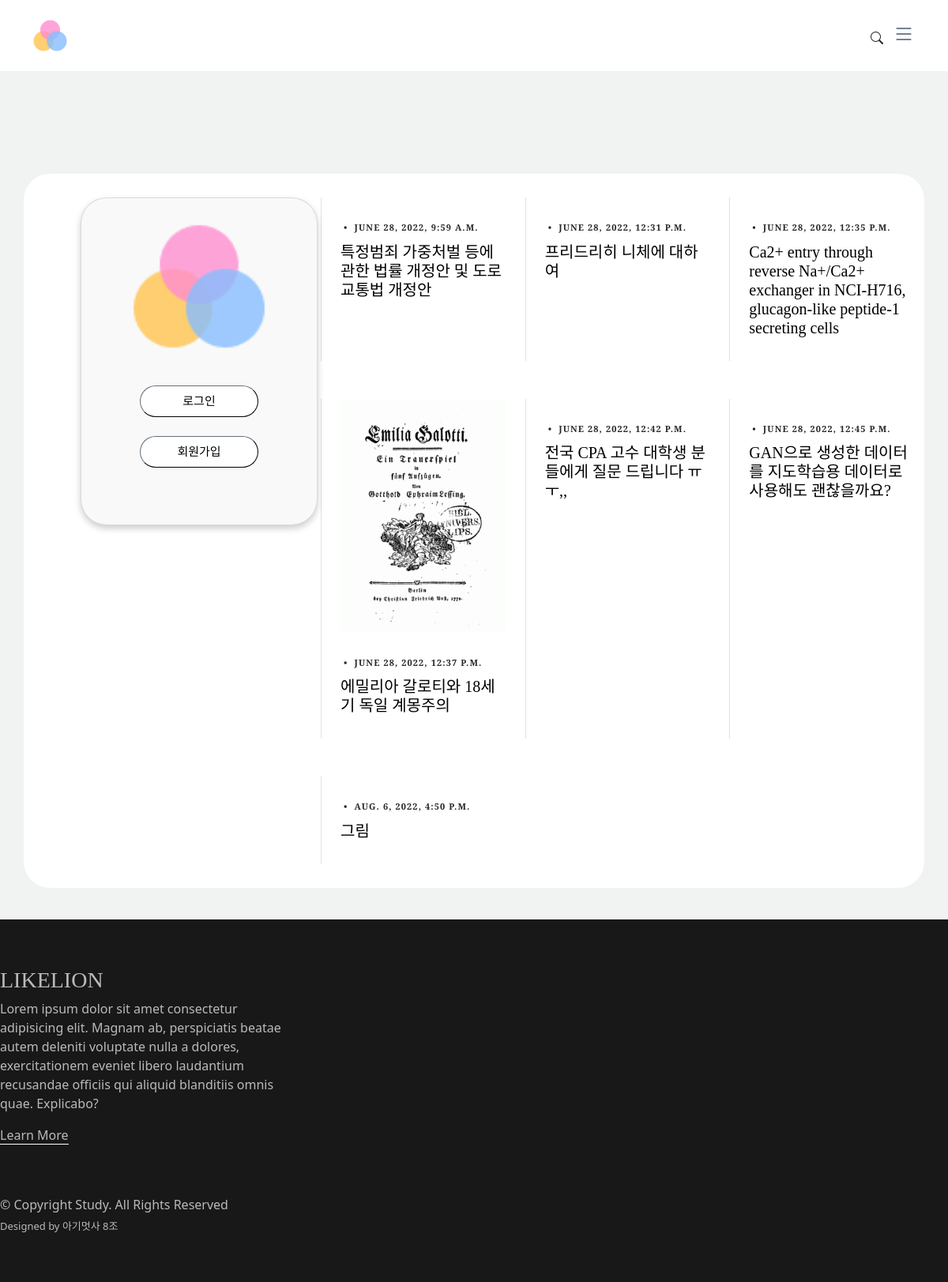
The app's page /, older data.
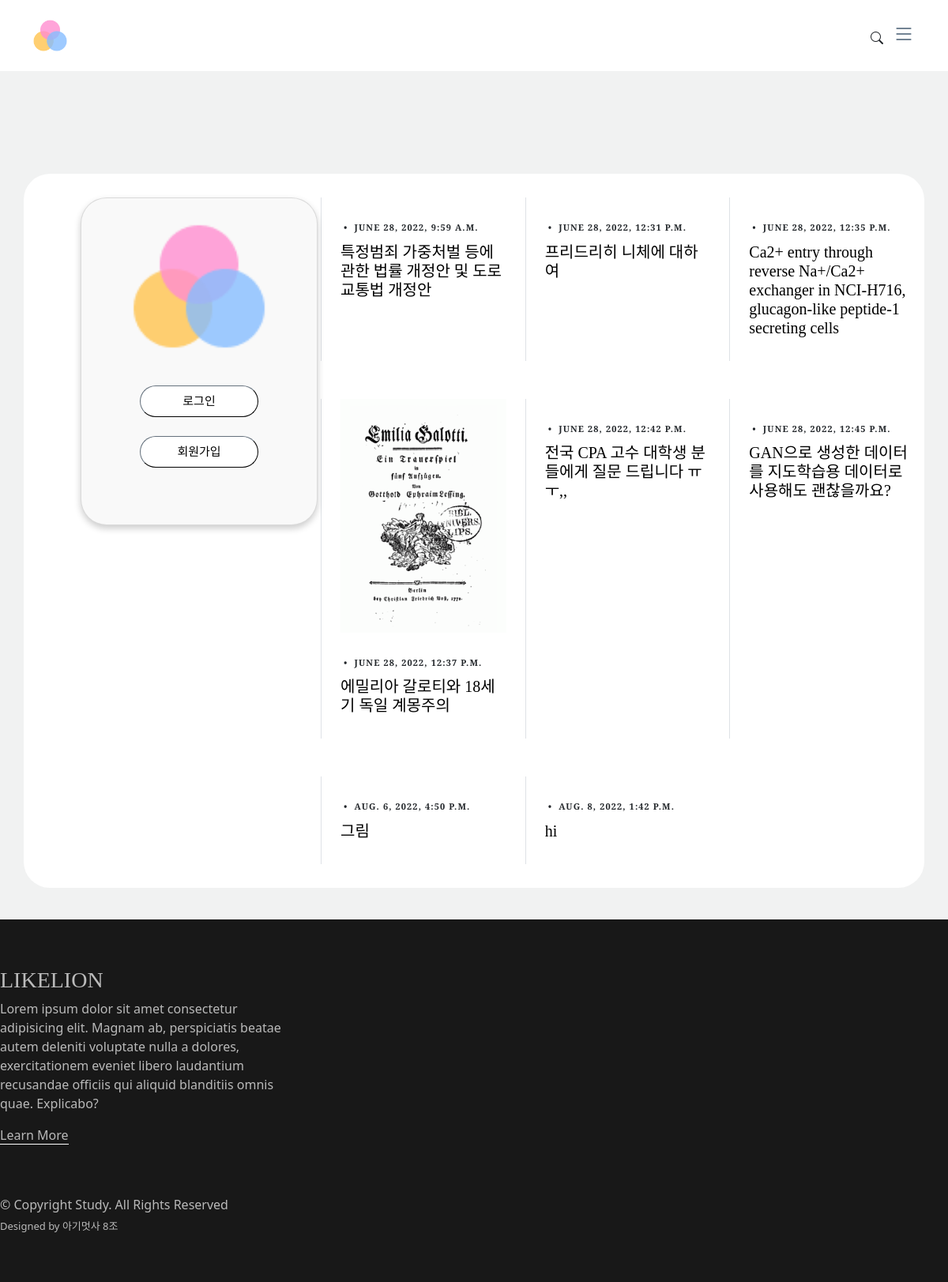
The same page, newer data.
### MainApp/models.py (models this page shows, shortened)
class Blog(models.Model):
    title = models.CharField(max_length=200)
    body = models.TextField()
    category1 = models.CharField(max_length=100, null=True)
    category2 = models.CharField(max_length=100, null=True)
    photo = models.ImageField(blank=True, null=True, upload_to='blog_photo')
    date = models.DateTimeField(auto_now_add=True)
    user = models.ForeignKey(settings.AUTH_USER_MODEL, on_delete=models.SET_NULL, null=True)

### MainApp/views.py (the view)
# urls.py: path('', views.home, name ='home'),
def home(request):
    if not request.user.is_authenticated:
        posts=Blog.objects.all()
    else:
        posts=Blog.objects.filter(user=request.user)
    fields=CategoryTree.objects.all()
    if request.user.is_authenticated:
        info=Individual_info()
        info=Individual_info.objects.filter(user=request.user)
        return render(request, 'index.html',{'fields':fields,'posts':posts,'info':info})
    else:
        return render(request, 'index.html',{'fields':fields,'posts':posts,})

### MainApp/templates/index.html (shortened to what this page needs)
{% extends 'base.html' %}
{% load static %}
{% block content %}
  <main id="main">
    <section id="posts" class="posts">
      <div class="container" data-aos="fade-up">
        <div class="row g-5">
          <div class="col-lg-4">
            <div>
              <div class="post-entry-1 lg">
                <div class="profile"> <div class="card p-4">
                  <div class=" image d-flex flex-column justify-content-center align-items-center">
                    {% if user.is_authenticated %}
                    <button class="btn btn-secondary"> <img class="profile_img" src="{{info.photo.url}}" height="100" width="100" /></button>
                    <ol style="padding-left: 0px;">
                      <span class="name mt-3">{{ user.username }}</span>
                      <span class="idd d-flex flex-row justify-content-center align-items-center gap-2" ><br>
                      {{user.university}}</br></span>
                      <div class="d-flex flex-row justify-content-center align-items-center gap-2">
                        <span class="idd1">{{user.major}}</span>
                        <span><i class="fa fa-copy"></i></span>
                      </div>
                      <div class="d-flex flex-row justify-content-center align-items-center gap-2">
                        <span class="idd1">헤드헌터 : {{user.is_headhunter}}</span>
                       </div>
                      <div class="d-flex flex-row justify-content-center align-items-center gap-2">
                         <span class="idd1">학생 : {{user.is_student}}</span>
                      </div>
                      <div class="d-flex flex-row justify-content-center align-items-center gap-2">
                        <span class="idd1">구직중 : {{user.is_looking_job}}</span>
                      </div>
                      </ol>
                      <div class="d-flex flex-row justify-content-center align-items-center mt-3">
                        <span class="number">{{ info.posting_num }} <span class="follow">포스팅</span></span>
                        <a href="{% url 'write' %}" class="write">
                        <img id="bigger" src='{% static "/img/pencil-square.svg" %}' alt="">
                        </a>
                      </div>
                      <ol style="padding-left: 0px;">
                        <div class=" d-flex mt-2"> <a href="{% url 'profilesettings' %}"><button class="btn1 btn-dark">프로필 수정</button></a> </div>
                      </ol>
                      <div class="text mt-3"></div>
                      </div>
                    </div>
                    {% else %}
                    <a href="{% url 'home' %}" class="logo align-items-center">
                      <img src='{% static "/img/🦆 icon _color shapes_ (1).png" %}' alt="" style="width: 170px;">
                    </a>
                  <div class=" d-flex mt-2"> <a class="nav-link" href="{% url 'common:login' %}"><button class="btn1 btn-dark">로그인</button></a> </div>
                  <div class=" d-flex mt-2"> <a class="nav-link" href="{% url 'common:signup' %}"><button class="btn1 btn-dark">회원가입</button></a> </div>
                  <div class="gap-3 mt-3 icons d-flex flex-row justify-content-center align-items-center"> </div> </div> </div>
                {% endif %}
            </div>
            </div>
        </div>
      </div>
          <div class="col-lg-8">
            <div class="row g-5">
              {% for post in posts %}
              <div class="col-lg-4 border-start custom-border">
                <div class="post-entry-1">
                  <a href="{% url 'singlepost' post.id %}">
                    {% if post.photo %}
                    <img src="{{ post.photo.url }}"  alt="" class="img-fluid">
                    {% else %}
                    <img src="{% static '/img\elephant-icon-11586 (1).jpg' %}" alt="" class="img-fluid">
                    {% endif %}
                  </a>
                  <div class="post-meta"><span class="mx-1">&bullet;</span> <span>{{post.date}}</span></div>
                  <h2><a href="{% url 'singlepost' %}">{{post.title}}</a></h2>
                </div>
              </div>
              {% endfor %}
            </div>
          </div>
        </div>
      </div>
    </section>
  </main>
{% endblock %}

### MainApp/templates/base.html (shortened to what this page needs)
{% load static %}
<!DOCTYPE html>
<html>
<head>
  <link href='{% static "/vendor/bootstrap/css/bootstrap.min.css" %}' rel="stylesheet">
  <link href='{% static "/vendor/bootstrap-icons/bootstrap-icons.css" %}' rel="stylesheet">
  <link href='{% static "/vendor/swiper/swiper-bundle.min.css" %}' rel="stylesheet">
  <link href='{% static "/vendor/glightbox/css/glightbox.min.css" %}' rel="stylesheet">
  <link href='{% static "/vendor/aos/aos.css" %}' rel="stylesheet">
  <link href='{% static "/css/variables.css" %}' rel="stylesheet">
  <link href='{% static "/css/main.css" %}' rel="stylesheet">
</head>
<body>
  <header id="header" class="header d-flex align-items-center fixed-top">
    <div class="container-fluid container-xl d-flex align-items-center justify-content-between">
      <a href="{% url 'home' %}" class="logo align-items-center">
        <img src='{% static "/img/🦆 icon _color shapes_ (1).png" %}' alt="">
      </a>
      <div class="position-relative">
        <a href="#" class="mx-2 js-search-open"><span class="bi-search"></span></a>
        <i class="bi bi-list mobile-nav-toggle"></i>
      </div>
    </div>
  </header>
  {% block content %}
  {% endblock %}
  <footer id="footer" class="footer">
    <div class="footer-content">
      <div class="fcontainer">
        <div class="row g-5">
          <div class="col-lg-4">
            <h3 class="footer-heading"> LIKELION</h3>
            <p>Lorem ipsum dolor sit amet consectetur adipisicing elit. Magnam ab, perspiciatis beatae autem deleniti voluptate nulla a dolores, exercitationem eveniet libero laudantium recusandae officiis qui aliquid blanditiis omnis quae. Explicabo?</p>
            <p><a href="{% url 'about' %}" class="footer-link-more">Learn More</a></p>
          </div>
    <div class="footer-legal">
      <div>
        <div class="row justify-content-between">
          <div>
            <div class="copyright">
              © Copyright <strong><span>Study</span></strong>. All Rights Reserved
            </div>
            <div class="credits">
              Designed by 아기멋사 8조
            </div>
          </div>
        </div>
      </div>
    </div>
  </footer>
</body>
</html>

### MainApp/static/css/variables.css (style rules this page uses)
:root { --font-default: 'EB Garamond', system-ui, -apple-system, "Segoe UI", Roboto, "Helvetica Neue", Arial, "Noto Sans", "Liberation Sans", sans-serif, "Apple Color Emoji", "Segoe UI Emoji", "Segoe UI Symbol", "Noto Color Emoji"; --font-primary: 'EB Garamond', serif; --font-secondary: 'Inter', sans-serif; --color-default: #212529; --color-default-rgb: 33, 37, 41; --color-links: #212529; --color-links-hover: #15171a; --color-primary: #212529; --color-primary-light: #26282c; --color-primary-dark: #0b0c0e; --color-primary-rgb: 33, 37, 41; --color-primary-light-rgb: 38, 40, 44; --color-primary-dark-rgb: 11, 12, 14; --color-secondary: #596d80; --color-secondary-light: #8498aa; --color-secondary-dark: #404f5c; --color-secondary-rgb: 89, 109, 128; --color-secondary-light-rgb: 132, 152, 170; --color-secondary-dark-rgb: 64, 79, 92; --color-blue: #0d6efd; --color-blue-rgb: 13, 110, 253; --color-indigo: #6610f2; --color-indigo-rgb: 102, 16, 242; --color-purple: #6f42c1; --color-purple-rgb: 111, 66, 193; --color-pink: #f3268c; --color-pink-rgb: 243, 38, 140; --color-red: #df1529; --color-red-rgb: 223, 21, 4; --color-orange: #fd7e14; --color-orange-rgb: 253, 126, 20; --color-yellow: #ffc107; --color-yellow-rgb: 255, 193, 7; --color-green: #059652; --color-green-rgb: 5, 150, 82; --color-teal: #20c997; --color-teal-rgb: 32, 201, 151; --color-cyan: #0dcaf0; --color-cyan-rgb: 13, 202, 240; --color-white: #ffffff; --color-white-rgb: 255, 255, 255; --color-gray: #6c757d; --color-gray-rgb: 108, 117, 125; --color-black: #000000; --color-black-rgb: 0, 0, 0; }
:root { --bs-blue: var(--color-blue); --bs-indigo: var(--color-indigo); --bs-purple: var(--color-purple); --bs-pink: var(--color-pink); --bs-red: var(--color-red); --bs-orange: var(--color-orange); --bs-yellow: var(--color-yellow); --bs-green: var(--color-green); --bs-teal: var(--color-teal); --bs-cyan: var(--color-cyan); --bs-white: var(--color-white); --bs-gray: var(--color-gray); --bs-gray-dark: #343a40; --bs-gray-100: #f8f9fa; --bs-gray-200: #e9ecef; --bs-gray-300: #dee2e6; --bs-gray-400: #ced4da; --bs-gray-500: #adb5bd; --bs-gray-600: #6c757d; --bs-gray-700: #495057; --bs-gray-800: #343a40; --bs-gray-900: #212529; --bs-primary: var(--color-blue); --bs-secondary: var(--color-blue); --bs-success: #198754; --bs-info: #0dcaf0; --bs-warning: #ffc107; --bs-danger: #dc3545; --bs-light: #f8f9fa; --bs-dark: #212529; --bs-primary-rgb: var(--color-primary-rgb); --bs-secondary-rgb: var(--color-secondary-rgb); --bs-success-rgb: 25, 135, 84; --bs-info-rgb: 13, 202, 240; --bs-warning-rgb: 255, 193, 7; --bs-danger-rgb: 220, 53, 69; --bs-light-rgb: 248, 249, 250; --bs-dark-rgb: 33, 37, 41; --bs-white-rgb: var(--color-white-rgb); --bs-black-rgb: var(--color-black-rgb); --bs-body-color-rgb: var(--color-default-rgb); --bs-body-bg-rgb: 255, 255, 255; --bs-font-sans-serif: var(--font-default); --bs-font-monospace: SFMono-Regular, Menlo, Monaco, Consolas, "Liberation Mono", "Courier New", monospace; --bs-gradient: linear-gradient(180deg, rgba(255, 255, 255, 0.15), rgba(255, 255, 255, 0)); --bs-body-font-family: var(--font-default); --bs-body-font-size: 1rem; --bs-body-font-weight: 400; --bs-body-line-height: 1.5; --bs-body-color: var(--color-default); --bs-body-bg: #fff; }

Row changes from the older to the newer data that the page shows:
added Blog: date "AUG. 8, 2022, 1:42 P.M.", title "hi"
